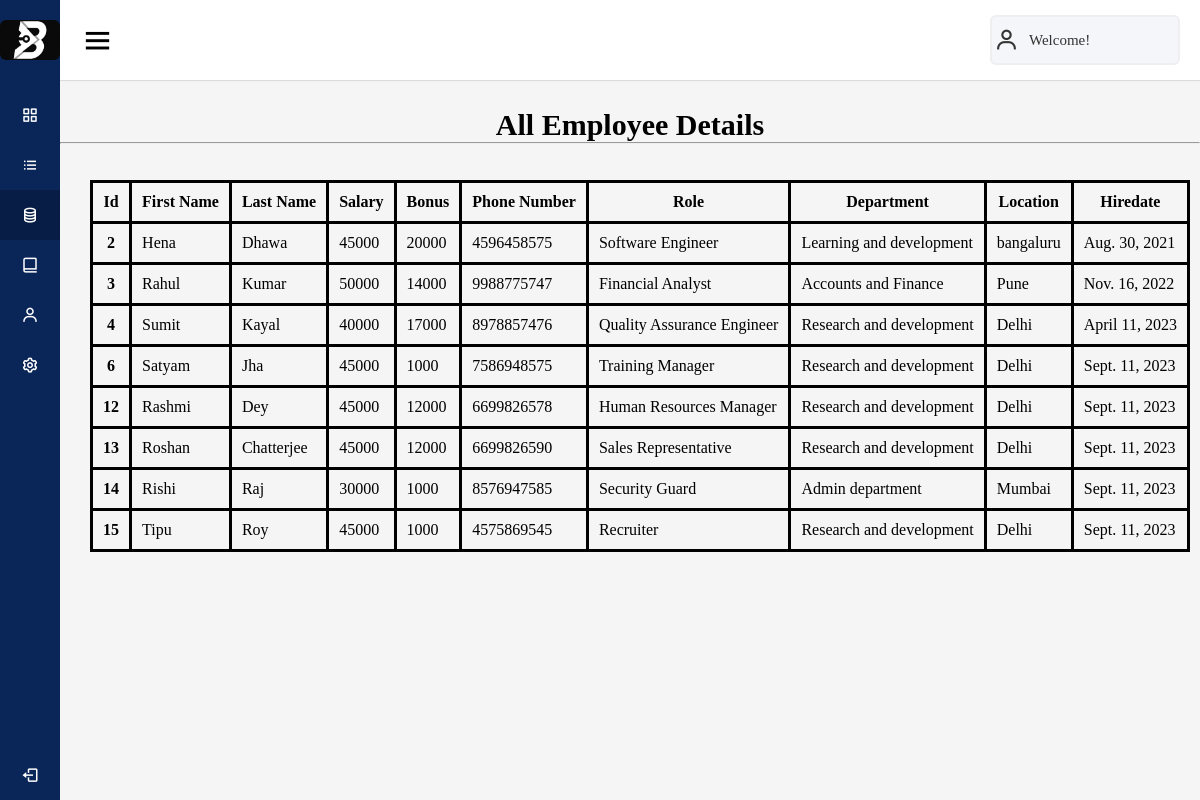
The app's page /all_emp with its own data.
### emp_app/models.py (models this page shows, shortened)
class Employee(models.Model):
    first_name = models.CharField(max_length=100, null=False)
    last_name = models.CharField(max_length=100)
    dept = models.ForeignKey(Department, on_delete=models.CASCADE)
    salary = models.IntegerField(default=0)
    bonus = models.IntegerField(default=0)
    role = models.ForeignKey(Role, on_delete=models.CASCADE)
    phone = models.BigIntegerField()
    hire_date = models.DateField()
    def __str__(self):
        return "%s %s" %(self.first_name, self.last_name)

class Role(models.Model):
    name = models.CharField(max_length=100, null=False)

class Department(models.Model):
    name = models.CharField(max_length=100,null=False)
    location = models.CharField(max_length=100)

### emp_app/views.py (the view)
# urls.py: path('all_emp', views.all_emp, name='all_emp'),
def all_emp(request):
    emps = Employee.objects.all()
    context = {
        'emps': emps
    }
    print(context)
    return render(request, 'emp_app/view_all_emp.html', context)

### Templates/emp_app/view_all_emp.html (shortened to what this page needs)
<!DOCTYPE html>
{% load static %}
<html lang="en" dir="ltr">
  <head>
    <link rel="stylesheet" href="{% static "css/stylehome.css" %}">
    <link href="https://unpkg.com/boxicons@2.0.7/css/boxicons.min.css" rel="stylesheet" />
  </head>
  <body>
    <div class="sidebar">
        <div class="logo-details">
          <img src ="{% static "images/logo.jpg" %}" alt="" />
          <span class="logo_name">ByteBlaze</span>
        </div>
        <ul class="nav-links">
          <li>
            <a href="{% url 'home' %}" >
              <i class="bx bx-grid-alt"></i>
              <span class="links_name">Dashboard</span>
            </a>
          </li>
          <li>
            <a href="{% url 'add_emp' %}">
              <i class="bx bx-list-ul"></i>
              <span class="links_name">Add An Employee</span>
            </a>
          </li>
          <li>
            <a href="{% url 'all_emp' %}" class="active">
              <i class="bx bx-coin-stack"></i>
              <span class="links_name">
              </a></span>
          </li>
          <li>
            <a href="{% url 'remove_emp' %}">
              <i class="bx bx-book-alt"></i>
              <span class="links_name">Remove An Employee</span>
            </a>
          </li>
          <li>
            <a href="{% url 'filter_emp' %}">
              <i class="bx bx-user"></i>
              <span class="links_name">Filter Employee Details</span>
            </a>
          </li>
          <li>
            <a href="#">
              <i class="bx bx-cog"></i>
              <span class="links_name">Setting</span>
            </a>
          </li>
          <li class="log_out">
            <a href="{% url 'index' %}">
              <i class="bx bx-log-out"></i>
              <span class="links_name">Back to Home Page</span>
            </a>
          </li>
        </ul>
      </div>
    <section class="home-section">
        <nav>
            <div class="sidebar-button">
              <i class="bx bx-menu sidebarBtn"></i>
            </div>
            <div class="profile-details">
                <i class="bx bx-user"></i>
              <span class="admin_name">Welcome!</span>
            </div>
          </nav><br><br><br><br>
          <br><br>
          <div class="container">
            <center><h1 style="font-size: 30px;">All Employee Details</h1></center>
        <hr><br><br><center>
       <table class="table table-dark" >
    <thead>
      <tr>
        <th scope="col"> Id </th>
        <th scope="col"> First Name </th>
        <th scope="col"> Last Name </th>
        <th scope="col"> Salary </th>
        <th scope="col"> Bonus </th>
        <th scope="col"> Phone Number </th>
        <th scope="col"> Role </th>
        <th scope="col"> Department </th>
        <th scope="col"> Location </th>
        <th scope="col"> Hiredate </th>
      </tr>
    </thead>
           {% for emp in emps %}
    <tbody>
      <tr>
        <th scope="row">{{emp.id}}</th>
        <td>{{emp.first_name}}</td>
        <td>{{emp.last_name}}</td>
        <td>{{emp.salary}}</td>
        <td>{{emp.bonus}}</td>
        <td>{{emp.phone}}</td>
        <td>{{emp.role.name}}</td>
        <td>{{emp.dept.name}}</td>
        <td>{{emp.dept.location}}</td>
        <td>{{emp.hire_date}}</td>
      </tr>
    </tbody>
           {% endfor %}
  </table></center>
    </div>
    </section>
  </body>
</html>

### static/css/stylehome.css (style rules this page uses)
* { margin: 0; padding: 0; box-sizing: border-box; font-family: 'Times New Roman', Times, serif; }
.sidebar { position: fixed; height: 100%; width: 240px; background: #0A2558; transition: all 0.5s ease; }
.sidebar .logo-details { height: 80px; display: flex; align-items: center; }
.sidebar .logo-details img { min-width: 60px; height: 40px; width: 40px; border-radius: 6px; object-fit: cover; align-content: center; }
.sidebar .logo-details .logo_name { color: #fff; font-size: 24px; font-weight: 500; }
.sidebar .nav-links { margin-top: 10px; }
.sidebar .nav-links li { position: relative; list-style: none; height: 50px; }
.sidebar .nav-links li a { height: 100%; width: 100%; display: flex; align-items: center; text-decoration: none; transition: all 0.4s ease; }
.sidebar .nav-links li a.active { background: #081D45; }
.sidebar .nav-links li i { min-width: 60px; text-align: center; font-size: 18px; color: #fff; }
.sidebar .nav-links li a .links_name { color: #fff; font-size: 15px; font-weight: 400; white-space: nowrap; }
.sidebar .nav-links .log_out { position: absolute; bottom: 0; width: 100%; }
.home-section { position: relative; background: #f5f5f5; min-height: 100vh; width: calc(100% - 240px); left: 240px; transition: all 0.5s ease; }
.home-section nav { display: flex; justify-content: space-between; height: 80px; background: #fff; display: flex; align-items: center; position: fixed; width: calc(100% - 240px); left: 240px; z-index: 100; padding: 0 20px; box-shadow: 0 1px 1px rgba(0, 0, 0, 0.1); transition: all 0.5s ease; }
.home-section nav .sidebar-button { display: flex; align-items: center; font-size: 24px; font-weight: 500; }
nav .sidebar-button i { font-size: 35px; margin-right: 10px; }
.home-section nav .profile-details { display: flex; align-items: center; background: #F5F6FA; border: 2px solid #EFEEF1; border-radius: 6px; height: 50px; min-width: 190px; padding: 0 15px 0 2px; }
nav .profile-details .admin_name { font-size: 15px; font-weight: 500; color: #333; margin: 0 10px; white-space: nowrap; }
nav .profile-details i { font-size: 25px; color: #333; }
@media (max-width: 1240px) { .sidebar { width: 60px; } }
@media (max-width: 1240px) { .home-section { width: calc(100% - 60px); left: 60px; } }
@media (max-width: 1240px) { .home-section nav { width: calc(100% - 60px); left: 60px; } }

### Templates/emp_app/view_all_emp.html (style rules this page uses)
table,tr,th,td { border: 3px solid black; border-collapse: collapse; }
table { margin-left: 20px; }
th,td { padding: 10px; }

### records on screen
Employee: id "2", first_name "Hena", last_name "Dhawa", salary "45000", bonus "20000", phone "4596458575", role.name "Software Engineer", dept.name "Learning and development", dept.location "bangaluru", hire_date "Aug. 30, 2021"
Employee: id "3", first_name "Rahul", last_name "Kumar", salary "50000", bonus "14000", phone "9988775747", role.name "Financial Analyst", dept.name "Accounts and Finance", dept.location "Pune", hire_date "Nov. 16, 2022"
Employee: id "4", first_name "Sumit", last_name "Kayal", salary "40000", bonus "17000", phone "8978857476", role.name "Quality Assurance Engineer", dept.name "Research and development", dept.location "Delhi", hire_date "April 11, 2023"
Employee: id "6", first_name "Satyam", last_name "Jha", salary "45000", bonus "1000", phone "7586948575", role.name "Training Manager", dept.name "Research and development", dept.location "Delhi", hire_date "Sept. 11, 2023"
Employee: id "12", first_name "Rashmi", last_name "Dey", salary "45000", bonus "12000", phone "6699826578", role.name "Human Resources Manager", dept.name "Research and development", dept.location "Delhi", hire_date "Sept. 11, 2023"
Employee: id "13", first_name "Roshan", last_name "Chatterjee", salary "45000", bonus "12000", phone "6699826590", role.name "Sales Representative", dept.name "Research and development", dept.location "Delhi", hire_date "Sept. 11, 2023"
Employee: id "14", first_name "Rishi", last_name "Raj", salary "30000", bonus "1000", phone "8576947585", role.name "Security Guard", dept.name "Admin department", dept.location "Mumbai", hire_date "Sept. 11, 2023"
Employee: id "15", first_name "Tipu", last_name "Roy", salary "45000", bonus "1000", phone "4575869545", role.name "Recruiter", dept.name "Research and development", dept.location "Delhi", hire_date "Sept. 11, 2023"
